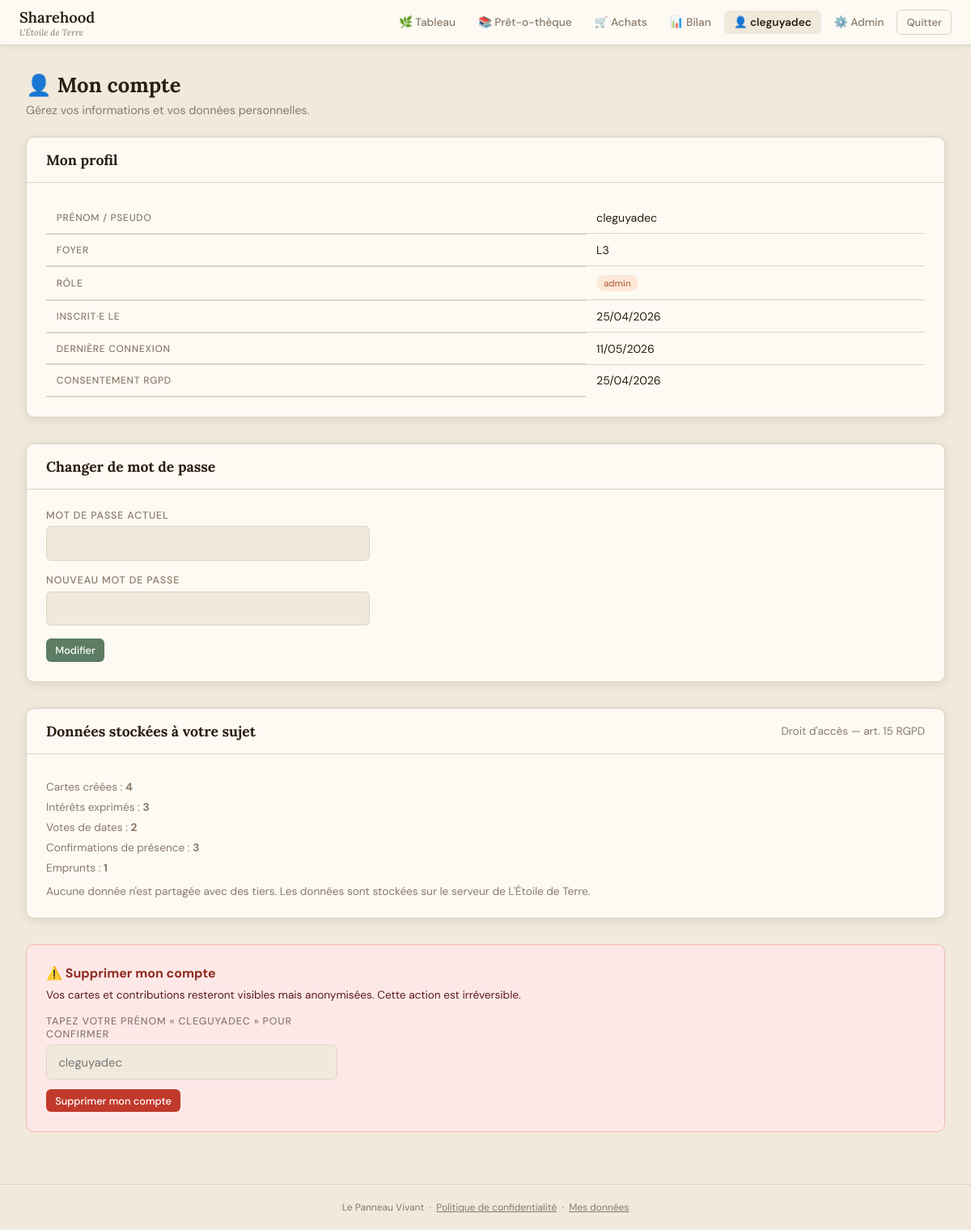
/?action=my_data (signed in), run on the app's committed database.
### tables this page shows
CREATE TABLE users (
            id               INTEGER PRIMARY KEY AUTOINCREMENT,
            display_name     TEXT    NOT NULL,
            password_hash    TEXT    NOT NULL,
            role             TEXT    NOT NULL DEFAULT 'member',
            household        TEXT,
            created_at       TEXT    NOT NULL DEFAULT (datetime('now')),
            last_login       TEXT,
            is_active        INTEGER NOT NULL DEFAULT 1,
            gdpr_consent_at  TEXT
        );

### functions.php (called while the page is built, shortened)
<?php
function getDB(): PDO
{
    static $db = null;
    if ($db === null) {
        $db = new PDO('sqlite:' . DB_PATH);
        $db->setAttribute(PDO::ATTR_ERRMODE,            PDO::ERRMODE_EXCEPTION);
        $db->setAttribute(PDO::ATTR_DEFAULT_FETCH_MODE, PDO::FETCH_ASSOC);
        $db->exec('PRAGMA journal_mode = WAL');
        $db->exec('PRAGMA foreign_keys = ON');
    }
    return $db;
}
function currentUser(): ?array
{
    $stmt = getDB()->prepare('SELECT * FROM users WHERE id = ? AND is_active = 1');
    $stmt->execute([$_SESSION['user_id']]);
    return $stmt->fetch() ?: null;
}
function requireAuth(): array
{
    $user = currentUser();
    return $user;
}
function getUserData(int $id): array
{
    $db = getDB();
    $profile = $db->prepare(
        'SELECT id, display_name, role, household, created_at, last_login, gdpr_consent_at FROM users WHERE id = ?'
    );
    $profile->execute([$id]);
    $cards = $db->prepare('SELECT id, title, column_id, tag, created_at FROM cards WHERE author_id = ?');
    $cards->execute([$id]);
    $ints = $db->prepare('
        SELECT i.card_id, c.title, i.created_at
        FROM   interests i JOIN cards c ON i.card_id = c.id
        WHERE  i.user_id = ?
    ');
    $ints->execute([$id]);
    $loans = $db->prepare('
        SELECT l.id, li.title, l.loaned_at, l.due_date, l.returned_at
        FROM   loans l JOIN library_items li ON l.item_id = li.id
        WHERE  l.borrower_id = ?
    ');
    $loans->execute([$id]);
    $pollVotes = $db->prepare('
        SELECT dpv.poll_id, dp.proposed_date, c.title AS card_title, dpv.created_at
        FROM   date_poll_votes dpv
        JOIN   date_polls dp ON dpv.poll_id = dp.id
        JOIN   cards c ON dp.card_id = c.id
        WHERE  dpv.user_id = ?
    ');
    $pollVotes->execute([$id]);
    $pres = $db->prepare('
        SELECT p.card_id, c.title AS card_title, p.attending, p.created_at
        FROM   presences p
        JOIN   cards c ON p.card_id = c.id
        WHERE  p.user_id = ?
    ');
    $pres->execute([$id]);
    return [
        'profile'         => $profile->fetch(),
        'cards'           => $cards->fetchAll(),
        'interests'       => $ints->fetchAll(),
        'date_poll_votes' => $pollVotes->fetchAll(),
        'presences'       => $pres->fetchAll(),
        'loans'           => $loans->fetchAll(),
    ];
}
function h(string $s): string
{
    return htmlspecialchars($s, ENT_QUOTES | ENT_SUBSTITUTE, 'UTF-8');
}
function fmtDate(?string $d): string
{
    $ts = strtotime($d);
    return $ts ? date('d/m/Y', $ts) : $d;
}

### index.php (the view, shortened to what this page needs)
<?php
require_once __DIR__ . '/functions.php';
$action = preg_replace('/[^a-z_]/', '', $_GET['action'] ?? 'board');
$user   = currentUser();
if (in_array($action, ['login', 'register', 'privacy', 'forgot_password', 'reset_password'], true)) {
    if ($user && $action === 'login') {
        redirect('?action=board');
    }
} else {
    $user = requireAuth();
}
switch ($action) {
    case 'my_data':        viewMyData($user);                           break;
}
function layoutOpen(string $title, ?array $user = null, string $currentAction = ''): void
{
    $appName = h(APP_NAME);
    $appSub  = h(APP_SUBTITLE);
    $isAdmin = $user && $user['role'] === 'admin';
    echo <<<HTML
<!DOCTYPE html>
<html lang="fr">
<head>
<title>{$appName} — {$title}</title>
</head>
<body>
HTML;
    if ($user) {
        $board   = $currentAction === 'board'        ? 'active' : '';
        $library = $currentAction === 'library'      ? 'active' : '';
        $bilan   = $currentAction === 'dashboard'    ? 'active' : '';
        $orders  = $currentAction === 'group_orders' ? 'active' : '';
        $mydata  = $currentAction === 'my_data'      ? 'active' : '';
        $admin   = $currentAction === 'admin'        ? 'active' : '';
        $uname   = h($user['display_name']);
        $csrf    = csrfField();
        echo <<<HTML
<nav>
  <a class="nav-brand" href="?action=board">{$appName} <small>{$appSub}</small></a>
  <button class="nav-toggle" aria-label="Menu" aria-expanded="false" onclick="toggleNav(this)">☰</button>
  <div class="nav-links" id="nav-links">
    <a href="?action=board"        class="{$board}">🌿 Tableau</a>
    <a href="?action=library"      class="{$library}">📚 Prêt-o-thèque</a>
    <a href="?action=group_orders" class="{$orders}">🛒 Achats</a>
    <a href="?action=dashboard"    class="{$bilan}">📊 Bilan</a>
    <a href="?action=my_data"      class="{$mydata}">👤 {$uname}</a>
HTML;
        if ($isAdmin) {
            echo "<a href=\"?action=admin\" class=\"{$admin}\">⚙️ Admin</a>";
        }
        echo <<<HTML
    <form method="post" action="?action=logout" style="display:inline">
      {$csrf}
      <button type="submit" class="btn btn-ghost btn-sm">Quitter</button>
    </form>
  </div>
</nav>
<script>
function toggleNav(btn) {
  const nav = document.getElementById('nav-links');
  const open = nav.classList.toggle('open');
  btn.setAttribute('aria-expanded', open);
  btn.textContent = open ? '✕' : '☰';
}
document.addEventListener('click', function(e) {
  const nav = document.getElementById('nav-links');
  if (nav && nav.classList.contains('open') && !e.target.closest('nav')) {
    nav.classList.remove('open');
    const btn = document.querySelector('.nav-toggle');
    if (btn) { btn.setAttribute('aria-expanded','false'); btn.textContent='☰'; }
  }
});
</script>
HTML;
    }
}
function layoutClose(): void
{
    echo <<<HTML
<footer>
  Le Panneau Vivant &nbsp;·&nbsp;
  <a href="?action=privacy" style="color:inherit">Politique de confidentialité</a> &nbsp;·&nbsp;
  <a href="?action=my_data" style="color:inherit">Mes données</a>
</footer>
</body></html>
HTML;
}
function viewMyData(array $user): void
{
    layoutOpen('Mes données', $user, 'my_data');
    $data = getUserData($user['id']);
    echo '<div class="page">';
    echo '<div class="page-header"><h1>👤 Mon compte</h1><p>Gérez vos informations et vos données personnelles.</p></div>';
    echo '<div class="section-box">';
    echo '<div class="section-box-header"><h2>Mon profil</h2></div>';
    echo '<div class="section-box-body">';
    echo '<table class="data-table">';
    echo '<tr><th>Prénom / pseudo</th><td>' . h($user['display_name']) . '</td></tr>';
    echo '<tr><th>Foyer</th><td>' . ($user['household'] ? h($user['household']) : '<em class="text-muted">non renseigné</em>') . '</td></tr>';
    echo '<tr><th>Rôle</th><td><span class="role-badge role-' . h($user['role']) . '">' . h($user['role']) . '</span></td></tr>';
    echo '<tr><th>Inscrit·e le</th><td>' . fmtDate($user['created_at']) . '</td></tr>';
    echo '<tr><th>Dernière connexion</th><td>' . ($user['last_login'] ? fmtDate($user['last_login']) : '—') . '</td></tr>';
    echo '<tr><th>Consentement RGPD</th><td>' . ($user['gdpr_consent_at'] ? fmtDate($user['gdpr_consent_at']) : '—') . '</td></tr>';
    echo '</table></div></div>';
    echo '<div class="section-box">';
    echo '<div class="section-box-header"><h2>Changer de mot de passe</h2></div>';
    echo '<div class="section-box-body">';
    echo '<form method="post" action="?action=change_password" style="display:flex;flex-direction:column;gap:1rem;max-width:400px">';
    echo '<div class="form-group"><label>Mot de passe actuel</label><input type="password" name="old_password" required></div>';
    echo '<div class="form-group"><label>Nouveau mot de passe</label><input type="password" name="new_password" required minlength="8"></div>';
    echo '<div><button type="submit" class="btn btn-primary btn-sm">Modifier</button></div>';
    echo '</form></div></div>';
    echo '<div class="section-box">';
    echo '<div class="section-box-header"><h2>Données stockées à votre sujet</h2>';
    echo '<span class="text-sm text-muted">Droit d\'accès — art. 15 RGPD</span></div>';
    echo '<div class="section-box-body">';
    echo '<p class="text-sm text-muted mt-1">Cartes créées : <strong>' . count($data['cards']) . '</strong></p>';
    echo '<p class="text-sm text-muted mt-1">Intérêts exprimés : <strong>' . count($data['interests']) . '</strong></p>';
    echo '<p class="text-sm text-muted mt-1">Votes de dates : <strong>' . count($data['date_poll_votes']) . '</strong></p>';
    echo '<p class="text-sm text-muted mt-1">Confirmations de présence : <strong>' . count($data['presences']) . '</strong></p>';
    echo '<p class="text-sm text-muted mt-1">Emprunts : <strong>' . count($data['loans']) . '</strong></p>';
    echo '<p class="text-sm text-muted mt-1" style="margin-top:.75rem">Aucune donnée n\'est partagée avec des tiers. Les données sont stockées sur le serveur de ' . h(RGPD_RESPONSABLE) . '.</p>';
    echo '</div></div>';
    echo '<div class="danger-zone">';
    echo '<h3>⚠️ Supprimer mon compte</h3>';
    echo '<p class="text-sm" style="margin-bottom:1rem;color:#5a1a1a">Vos cartes et contributions resteront visibles mais anonymisées. Cette action est irréversible.</p>';
    echo '<form method="post" action="?action=delete_account">';
    echo '<div class="form-group" style="max-width:360px">';
    echo '<label>Tapez votre prénom « ' . h($user['display_name']) . ' » pour confirmer</label>';
    echo '<input type="text" name="confirm" required autocomplete="off" placeholder="' . h($user['display_name']) . '">';
    echo '</div><div style="margin-top:.75rem">';
    echo '<button type="submit" class="btn btn-danger btn-sm" onclick="return confirm(\'Supprimer définitivement votre compte ?\')">Supprimer mon compte</button>';
    echo '</div></form></div>';
    echo '</div>';
    layoutClose();
}

### index.php (style rules this page uses)
*, *::before, *::after { box-sizing: border-box; margin: 0; padding: 0; }
:root { --bg: #f0e9dc; --card-bg: #fdf9f3; --col-0: #b5694a; --col-1: #5c7d63; --col-2: #7a6045; --text: #2a1e10; --muted: #8a7a68; --border: #ddd3c4; --shadow: 0 2px 12px rgba(42,30,16,.10); --radius: 10px; --nav-h: 56px; }
html, body { height: 100%; font-family: 'DM Sans', sans-serif; background: var(--bg); color: var(--text); }
nav { position: sticky; top: 0; z-index: 50; background: var(--card-bg); border-bottom: 1px solid var(--border); height: var(--nav-h); padding: 0 1.5rem; display: flex; align-items: center; justify-content: space-between; box-shadow: 0 1px 8px rgba(42,30,16,.06); }
.nav-brand { font-family: 'Lora', serif; font-size: 1.15rem; font-weight: 600; color: var(--text); text-decoration: none; }
.nav-brand small { display: block; font-size: .68rem; font-weight: 400; color: var(--muted); font-style: italic; }
.nav-links { display: flex; gap: .25rem; align-items: center; }
.nav-links a { padding: .4rem .75rem; border-radius: 6px; font-size: .85rem; font-weight: 500; color: var(--muted); text-decoration: none; transition: background .15s, color .15s; }
.nav-links a:hover, .nav-links a.active { background: var(--bg); color: var(--text); }
.nav-links a.active { font-weight: 600; }
.btn { display: inline-flex; align-items: center; gap: .4rem; padding: .6rem 1.1rem; border: none; border-radius: 6px; font-family: 'DM Sans', sans-serif; font-size: .88rem; font-weight: 500; cursor: pointer; text-decoration: none; transition: opacity .15s, transform .1s; }
.btn-primary { background: var(--col-1); color: #fff; }
.btn-danger { background: #c0392b; color: #fff; }
.btn-ghost { background: transparent; color: var(--muted); border: 1px solid var(--border); }
.btn-sm { padding: .35rem .7rem; font-size: .8rem; }
.form-group { display: flex; flex-direction: column; gap: .35rem; }
.form-group label { font-size: .78rem; font-weight: 500; color: var(--muted); text-transform: uppercase; letter-spacing: .07em; }
.form-group input, .form-group select, .form-group textarea { width: 100%; padding: .65rem .9rem; border: 1px solid var(--border); border-radius: 6px; background: var(--bg); font-family: 'DM Sans', sans-serif; font-size: .92rem; color: var(--text); outline: none; transition: border-color .2s; }
.page { padding: 2rem; max-width: 1400px; margin: 0 auto; }
.page-header { margin-bottom: 1.5rem; }
.page-header h1 { font-family: 'Lora', serif; font-size: 1.6rem; }
.page-header p { color: var(--muted); margin-top: .35rem; font-size: .9rem; }
.data-table { width: 100%; border-collapse: collapse; font-size: .88rem; }
.data-table th { text-align: left; padding: .6rem .8rem; font-weight: 500; color: var(--muted); font-size: .75rem; text-transform: uppercase; letter-spacing: .06em; border-bottom: 2px solid var(--border); }
.data-table td { padding: .65rem .8rem; border-bottom: 1px solid var(--border); vertical-align: middle; }
.data-table tr:last-child td { border-bottom: none; }
.section-box { background: var(--card-bg); border: 1px solid var(--border); border-radius: var(--radius); box-shadow: var(--shadow); overflow: hidden; margin-bottom: 2rem; }
.section-box-header { padding: 1rem 1.5rem; border-bottom: 1px solid var(--border); display: flex; align-items: center; justify-content: space-between; }
.section-box-header h2 { font-family: 'Lora', serif; font-size: 1.1rem; }
.section-box-body { padding: 1.5rem; }
.role-badge { display: inline-block; font-size: .72rem; padding: .15rem .55rem; border-radius: 20px; font-weight: 500; }
.role-admin { background: #fde8d8; color: #b5694a; }
footer { text-align: center; padding: 1.25rem; color: var(--muted); font-size: .75rem; border-top: 1px solid var(--border); margin-top: 2rem; }
.text-muted { color: var(--muted); }
.text-sm { font-size: .85rem; }
.mt-1 { margin-top: .5rem; }
.danger-zone { background: #fde8e8; border: 1px solid #f5b7b1; border-radius: var(--radius); padding: 1.5rem; }
.danger-zone h3 { color: #922b21; font-size: 1rem; margin-bottom: .5rem; }

### data on the page
users: display_name "cleguyadec", household "L3", role "admin", created_at "25/04/2026", last_login "11/05/2026", gdpr_consent_at "25/04/2026", display_name "CLEGUYADEC", confirm "cleguyadec"

### other printed values
$appName "Sharehood"
$appSub "L'Étoile de Terre"
count($data['cards']) "4"
count($data['interests']) "3"
count($data['date_poll_votes']) "2"
count($data['presences']) "3"
count($data['loans']) "1"
RGPD_RESPONSABLE "L'Étoile de Terre"
